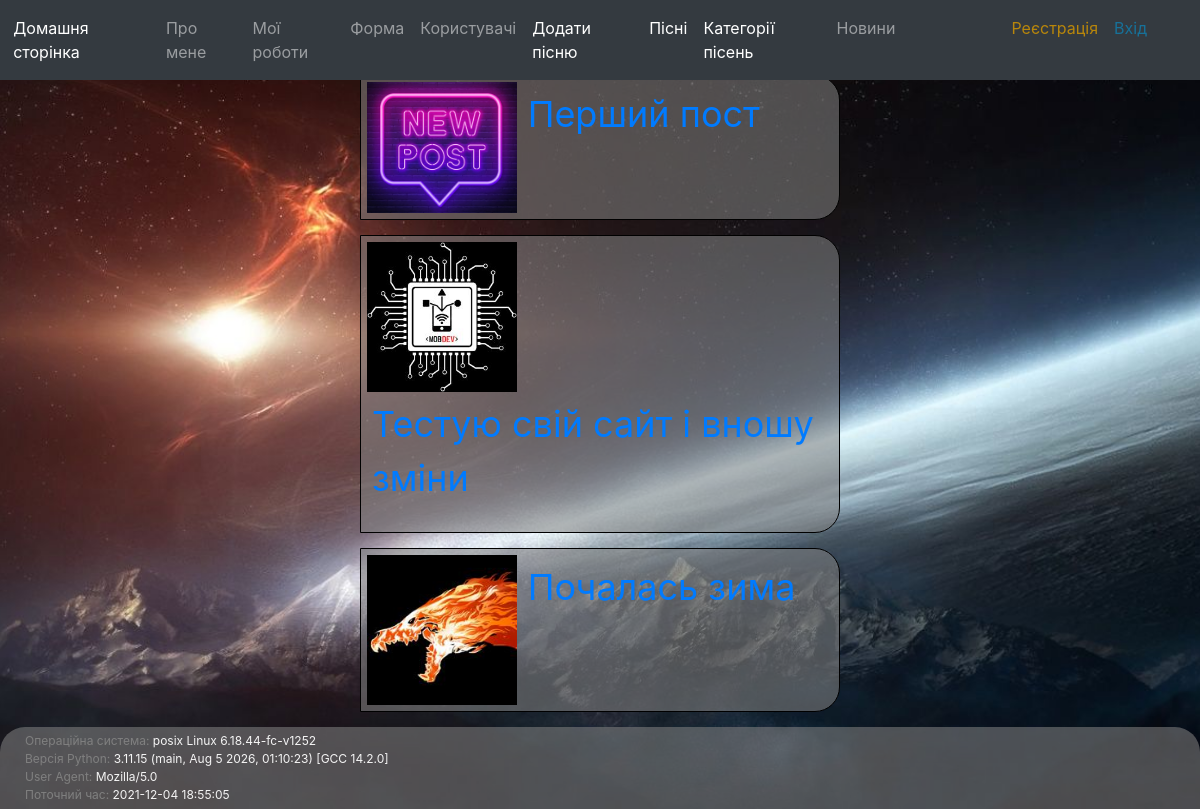
Page /post/ on the committed database.
### app/auth/models.py (models this page shows)
class Posts(db.Model):
    id = db.Column(db.Integer, primary_key=True)
    title = db.Column(db.String(50), nullable=False)
    text = db.Column(db.Text, nullable=True)
    image_file = db.Column(db.String(20), nullable=False, default='postdefault.jpg')
    created = db.Column(db.DateTime, default=db.func.now())
    type = db.Column(db.Enum(PostType))
    enabled = db.Column(db.Boolean, default=True, nullable=False)
    post_id = db.Column(db.Integer, db.ForeignKey('user.id'), nullable=False)

### app/posts/views.py (the view)
@post_blueprint.route('/', methods=['GET', 'POST'])
def view_post():
    all_posts = Posts.query.all()
    image_file = url_for('static', filename='posts_pics/')
    return render_template('index.html', posts=all_posts, image_file=image_file, data=getFooterData())

### app/posts/getFunction.py (called while the page is built)
def getFooterData():
    OS_info = os.name + " " + platform.system() + " " + platform.release()
    current_datetime = datetime.now()
    userAgent = request.headers.get('User-Agent')
    pythonVersion = sys.version
    return [OS_info, pythonVersion, userAgent, current_datetime]

### app/posts/templates/index.html (shortened to what this page needs)
{% from "_render_field.html" import render_field %}
{% extends "baseTemplate.html" %}
{%block content %}
    <div class="post-block">
        {% for pos in posts %}
        <div class="user-list-item">
            <div id="div-img-post">
                <img src="/static/posts_pics/{{ pos.image_file }}" width="150px">
            </div>
            <div id="div-title-post">
                <p><a href="{{ url_for('post.view_detail', pk=pos.id, id="a-href-post-list") }}">{{ pos.title }}</a></p>
            </div>
        </div>
        {% endfor %}
    </div>
{% endblock %}

### app/static/css/main.css (style rules this page uses)
body { height: 100%; background: url('../images/fon2.jpg') no-repeat fixed center center; -webkit-background-size: cover; -moz-background-size: cover; -o-background-size: cover; background-size: cover; }
.user-list-item { width: 40%; margin: 15px auto; padding-top: 6px; padding-bottom: 6px; padding-left: 6px; background-color: rgba(128, 128, 128, 0.57); border-radius: 0px 25px 25px 0px; border: 1px solid black; font-size: 20px; color: whitesmoke; }
#div-img-post { display: inline-block; }
#div-title-post { display: inline-block; vertical-align: top; margin: 5px; font-size: 36px; }

### rows in the picture
Posts: image_file (placeholder picture), title "Перший пост"
Posts: image_file (picture), title "Тестую свій сайт і вношу зміни"
Posts: image_file (picture), title "Почалась зима"

### other values in the picture
{{ data[0] }} "posix Linux 6.18.44-fc-v1252"
{{ data[1] }} "3.11.15 (main, Aug 5 2026, 01:10:23) [GCC 14.2.0]"
{{ data[2] }} "Mozilla/5.0"
{{ data[3] }} "2021-12-04 18:55:05"
